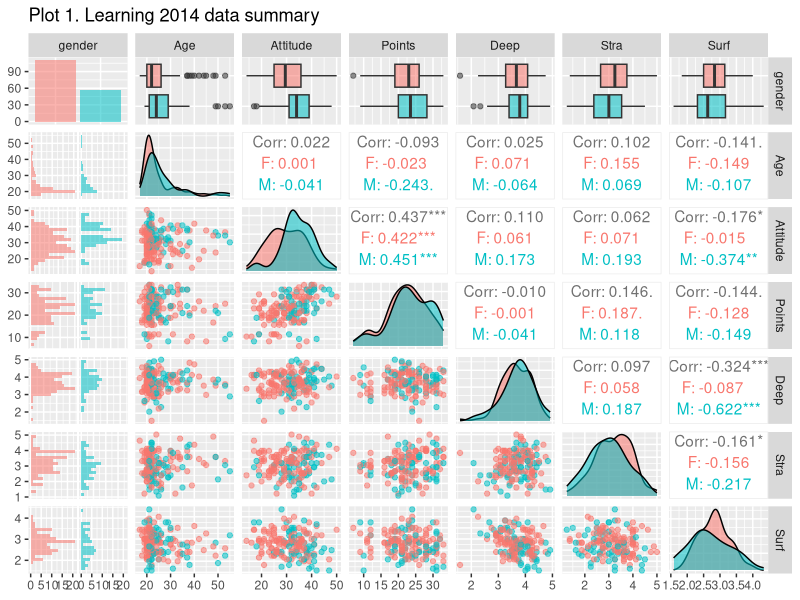
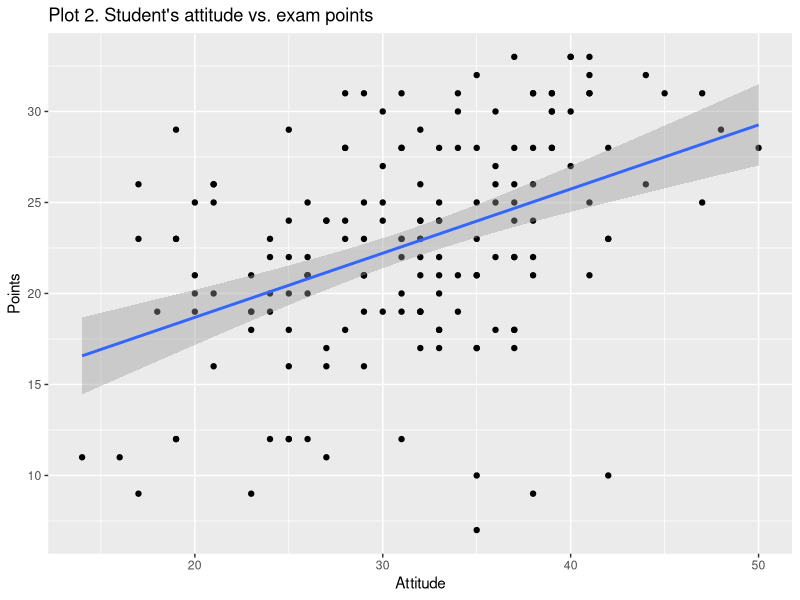
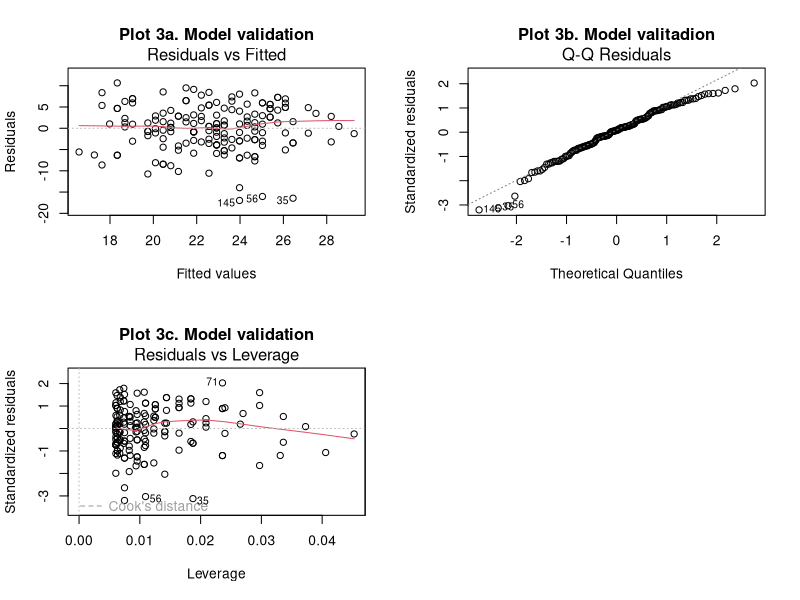

R code for these plots, in order:
## ---- chunk 1
# read data
 
LEARN <- read.table("data/learning2014sub.txt", as.is=TRUE, header=TRUE)

# attach the data so there is no need to refer to the dataset used
attach(LEARN)
# structure and dimension of the data
dim(LEARN)
str(LEARN)
# summary of the data
summary(LEARN)
## ---- chunk 2
library(ggplot2)
library(GGally)
## ---- chunk 3
## plot with title added
p <- ggpairs(LEARN, mapping = aes(col = gender, alpha = 0.3), lower = list(combo = wrap("facethist", bins = 20)))
LEARNp <- p + ggtitle("Plot 1. Learning 2014 data summary")
LEARNp
## ---- chunk 4
# linear regression
# dependent variable Points
# explanatory variables Age, gender and Attitude

lm1 <- lm(Points ~ Age + gender + Attitude, data=LEARN)
print(summary(lm1))

# second model Attitude as an explanatory variable
lm2 <- lm(Points ~ Attitude, data=LEARN)
print(summary(lm2))
## ---- chunk 5
# scatter plot between Attitude and Points
p2 <- qplot(Attitude, Points, data = LEARN) + geom_smooth(method = "lm")
p3 <- p2 + ggtitle("Plot 2. Student's attitude vs. exam points")
p3
## ---- chunk 6
## Plots for validation
par(mfrow= c(2,2))
plot(lm2, which=c(1), main="Plot 3a. Model validation")
plot(lm2, which=c(2), main="Plot 3b. Model valitadion")
plot(lm2, which=c(5), main="Plot 3c. Model validation")

